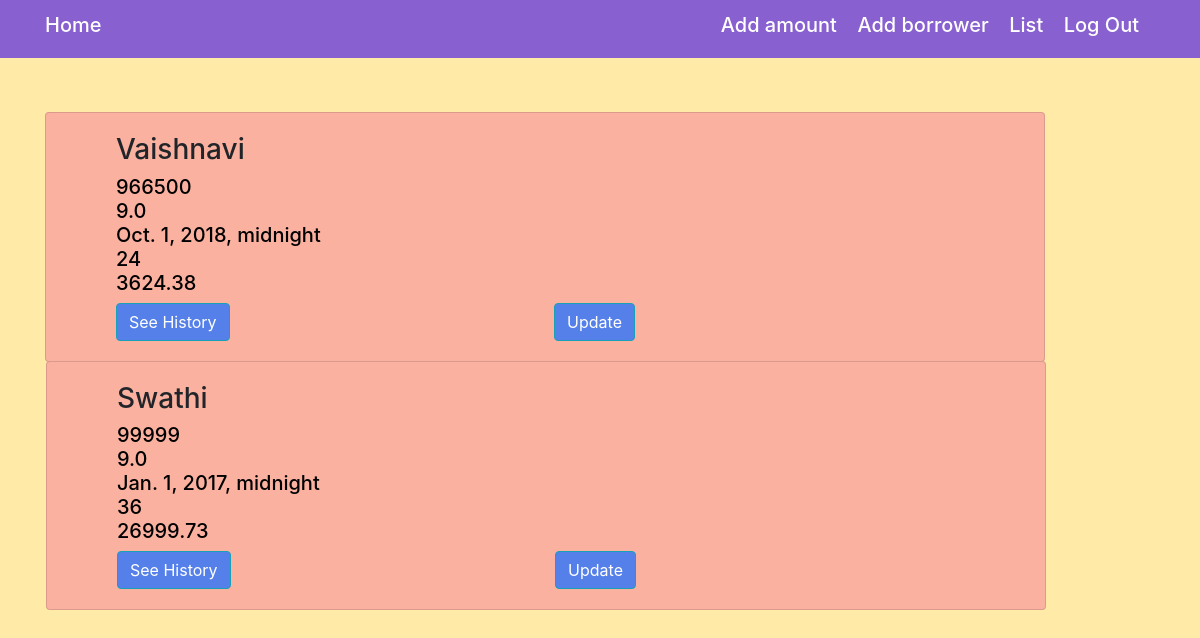
Page /list1/ (signed in) on the committed database.
### transact/models.py (models this page shows, shortened)
class Borrower(models.Model):
    name = models.CharField(max_length=20)
    phone = models.CharField(max_length=20)
    amount = models.IntegerField(blank=True, null=True)
    interest = models.FloatField(blank=True, null=True)
    duration = models.IntegerField(blank=True, null=True)
    terms = models.CharField(max_length=10, blank=True, null=True)
    date = models.DateTimeField(blank=True, null=True)
    lender = models.ForeignKey(User, on_delete=models.CASCADE, null=True)
    intamt = models.FloatField(blank=True, null=True)

### transact/views.py (the view)
# urls.py: path('list1/', list1, name='list1'),
def list1(request):
	user = request.user
	lender = Lender.objects.get(user=user)
	bor = Borrower.objects.filter(lender=user)
	return render(request, "list1.html", {"bor": bor})

### templates/list1.html (shortened to what this page needs)
<!DOCTYPE html>
{% load static %}
<html>
	<head>
		<link rel="stylesheet" href="https://stackpath.bootstrapcdn.com/bootstrap/4.1.3/css/bootstrap.min.css">
		<link rel ="stylesheet" href = "{% static 'css/home.css' %}" type = "text/css" >
	</head>
	<body style = "background-color:#ffeaa7">
		<nav class="navbar navbar-expand-lg navbar-light " id="a5">
			<div class="container">
				<a class="navbar-brand" href="{% url 'create' %}" ><h5>Home</h5></a>
				<div class="ab">
					<a class="navbar-brand" href="" ><h5>Add amount</h5></a>
					<a class="navbar-brand" href="{% url 'borrow' %}"><h5>Add borrower</h5></a>
					<a class="navbar-brand" href="{% url 'list1' %}" ><h5>List</h5></a>
					<a class="navbar-brand" href="{% url 'logout' %}"><h5>Log Out</h5></a>
				</div>
			</div>
		</nav>
		<div class = "container" id = "list">
			<br>
			<div class = "row" style="margin-top:30px">
				<div class="col-5">
					{% for i in bor %}
						<div class ="card" style="width:1000px;height:250px;background-color:#fab1a0">
							<div class="card-body"
								id = "a">
							<h3>{{i.name}}</h3></a>
							<h5 style="color:black" class="card-text"> {{i.amount}}<br>{{i.interest}}<br>{{i.date}}<br>{{i.duration}}<br>{{i.intamt}}</h5>
							<a href="/history/{{i.id}}/" class="btn btn-info" role="button" style="background-color:#5680e9;color:white">See History</a>
							<a href="/paid/{{i.id}}/" class="btn btn-info" role="button" style = "background-color:#5680e9;color:white;margin-left:320px">Update</a>
						</div>
						{%endfor%}
					</div>
				</body>
			</html>

### static/css/home.css (style rules this page uses)
body { background-repeat: no-repeat; background-attachment: fixed; }
#a5 { background-color: #8860d0; font-color:white; }
h5 { color:white; }
#a { margin-left: 50px; }
.card { background-color:red; }

### rows in the picture
Borrower: name "Vaishnavi", amount "966500", interest "9.0", date "Oct. 1, 2018, midnight", duration "24", intamt "3624.38"
Borrower: name "Swathi", amount "99999", interest "9.0", date "Jan. 1, 2017, midnight", duration "36", intamt "26999.73"
